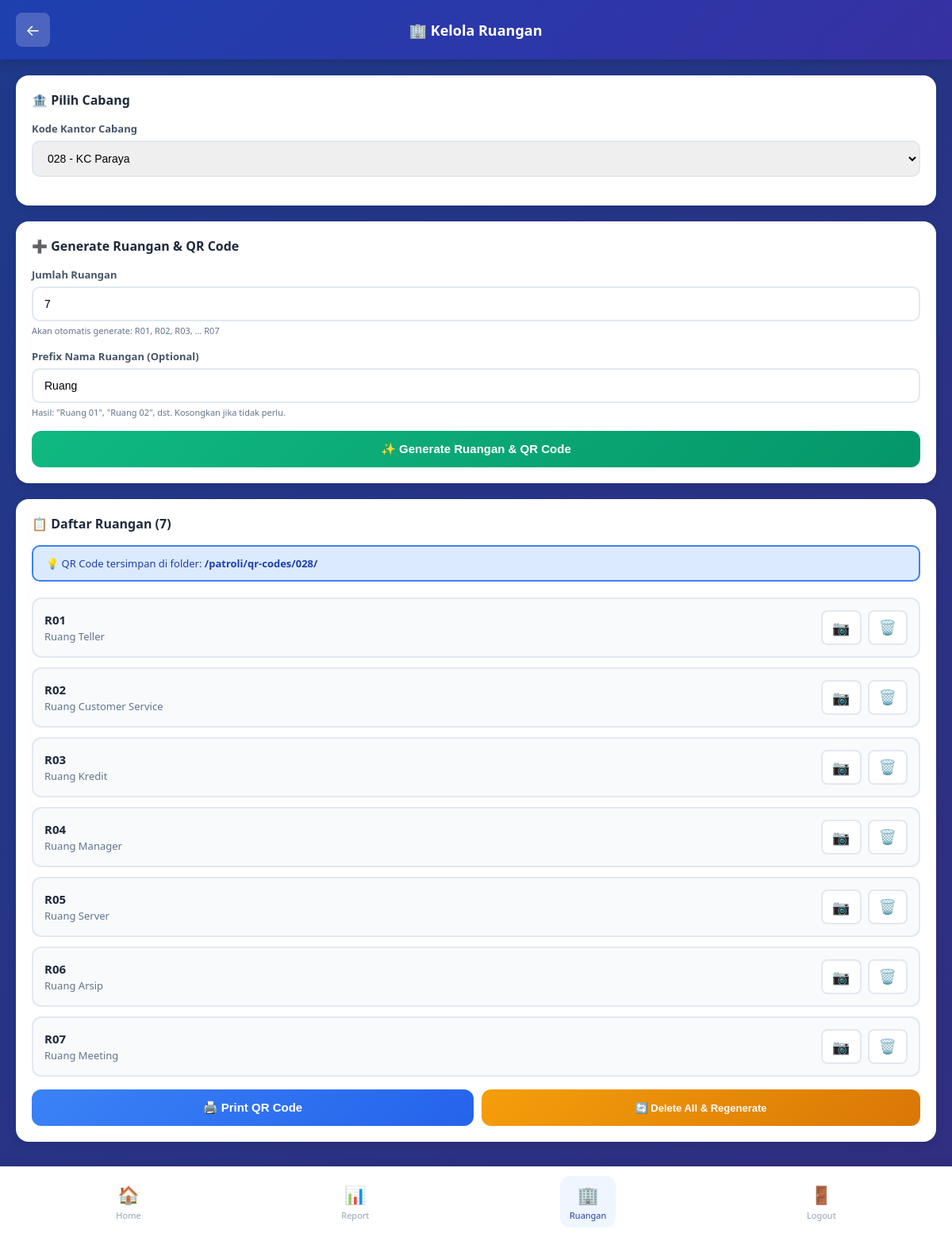
Screenshot of /patroli/ui/patroli_manage_room.php?kode_kantor=028 (signed in) with the database file from the repository.
### tables this page shows
CREATE TABLE IF NOT EXISTS ruangan (
  id INT AUTO_INCREMENT PRIMARY KEY,
  kode_kantor VARCHAR(10) NOT NULL,
  kode_ruangan VARCHAR(20) NOT NULL,
  nama_ruangan VARCHAR(200),
  qr_code_content VARCHAR(100) NOT NULL,
  qr_code_image_path VARCHAR(255),
  is_active TINYINT(1) DEFAULT 1,
  created_by VARCHAR(100),
  created_at DATETIME DEFAULT CURRENT_TIMESTAMP,
  UNIQUE KEY unique_ruangan (kode_kantor, kode_ruangan),
  INDEX idx_kode_kantor (kode_kantor)
);

### patroli/ui/patroli_manage_room.php (the view, shortened to what this page needs)
<?php
require_once '../config_patroli.php';
$cabang_list = [];
$stmt_cabang = $conn_patroli->query("SELECT DISTINCT kode_kantor, nama_kc FROM users_security WHERE role='penjaga' AND is_active=1 ORDER BY kode_kantor");
while ($row = $stmt_cabang->fetch_assoc()) {
    $cabang_list[] = $row;
}
$ruangan_list = [];
$selected_kantor = $_GET['kode_kantor'] ?? '';
if ($selected_kantor) {
    $stmt_ruangan = $conn_patroli->prepare("SELECT * FROM ruangan WHERE kode_kantor=? ORDER BY kode_ruangan");
    $stmt_ruangan->bind_param('s', $selected_kantor);
    $stmt_ruangan->execute();
    $result_ruangan = $stmt_ruangan->get_result();
    while ($row = $result_ruangan->fetch_assoc()) {
        $ruangan_list[] = $row;
    }
}
?>
<!DOCTYPE html>
<html lang="id">
<head>
</head>
<body>
  <div class="header">
    <a href="patroli_home.php" class="back-btn">←</a>
    <div class="header-title">🏢 Kelola Ruangan</div>
  </div>
  <div class="container">
    <div class="card">
      <div class="card-title">🏦 Pilih Cabang</div>
      <form method="GET" action="">
        <div class="form-group">
          <label class="form-label">Kode Kantor Cabang</label>
          <select name="kode_kantor" class="form-control" onchange="this.form.submit()">
            <?php foreach ($cabang_list as $cabang): ?>
              <option value="<?= htmlspecialchars($cabang['kode_kantor']) ?>" <?= $selected_kantor === $cabang['kode_kantor'] ? 'selected' : '' ?>>
                <?= htmlspecialchars($cabang['kode_kantor']) ?> - <?= htmlspecialchars($cabang['nama_kc']) ?>
              </option>
            <?php endforeach; ?>
          </select>
        </div>
      </form>
    </div>
    <?php if ($selected_kantor): ?>
    <div class="card">
      <div class="card-title">➕ Generate Ruangan & QR Code</div>
      <form id="formGenerate" onsubmit="return handleGenerate(event)">
        <div class="form-group">
          <label class="form-label">Jumlah Ruangan</label>
          <input type="number" name="jumlah_ruangan" class="form-control" min="1" max="20" value="7" required>
          <small style="font-size: 11px; color: #64748b; display: block; margin-top: 4px;">
            Akan otomatis generate: R01, R02, R03, ... R07
          </small>
        </div>
        <div class="form-group">
          <label class="form-label">Prefix Nama Ruangan (Optional)</label>
          <input type="text" name="prefix_nama" class="form-control" placeholder="Contoh: Ruang" value="Ruang">
          <small style="font-size: 11px; color: #64748b; display: block; margin-top: 4px;">
            Hasil: "Ruang 01", "Ruang 02", dst. Kosongkan jika tidak perlu.
          </small>
        </div>
        <button type="submit" class="btn btn-success">
          <span>✨ Generate Ruangan & QR Code</span>
        </button>
      </form>
    </div>
    <?php if (!empty($ruangan_list)): ?>
    <div class="card">
      <div class="card-title">📋 Daftar Ruangan (<?= count($ruangan_list) ?>)</div>
      <div class="alert alert-info">
        💡 QR Code tersimpan di folder: <strong>/patroli/qr-codes/<?= htmlspecialchars($selected_kantor) ?>/</strong>
      </div>
      <div class="ruangan-list">
        <?php foreach ($ruangan_list as $ruangan): ?>
        <div class="ruangan-item">
          <div class="ruangan-info">
            <div class="ruangan-code"><?= htmlspecialchars($ruangan['kode_ruangan']) ?></div>
            <div class="ruangan-name"><?= htmlspecialchars($ruangan['nama_ruangan']) ?></div>
          </div>
          <div class="ruangan-actions">
            <a href="../qr-codes/<?= htmlspecialchars($selected_kantor) ?>/<?= htmlspecialchars($ruangan['kode_ruangan']) ?>.png"
               target="_blank" class="btn-icon" title="Lihat QR">📷</a>
            <button onclick="deleteRuangan(<?= $ruangan['id'] ?>, '<?= htmlspecialchars($ruangan['kode_ruangan']) ?>')"
                    class="btn-icon" title="Hapus" style="color: #ef4444;">🗑️</button>
          </div>
        </div>
        <?php endforeach; ?>
      </div>
      <div style="display: flex; gap: 10px; margin-top: 16px;">
        <button onclick="printAllQR()" class="btn btn-primary" style="flex: 1;">
          <span>🖨️ Print QR Code</span>
        </button>
        <button onclick="deleteAllAndRegenerate()" class="btn btn-danger" style="flex: 1; background: linear-gradient(135deg, #f59e0b 0%, #d97706 100%);">
          <span>🔄 Delete All & Regenerate</span>
        </button>
      </div>
    </div>
    <?php endif; ?>
    <?php endif; ?>
  </div>
  <div class="bottom-nav">
    <a href="patroli_home.php" class="nav-item">
      <div class="nav-icon">🏠</div>
      <div>Home</div>
    </a>
    <a href="patroli_report.php" class="nav-item">
      <div class="nav-icon">📊</div>
      <div>Report</div>
    </a>
    <a href="patroli_manage_room.php" class="nav-item active">
      <div class="nav-icon">🏢</div>
      <div>Ruangan</div>
    </a>
    <a href="../../logout.php" class="nav-item" onclick="return confirm('Yakin ingin logout?')">
      <div class="nav-icon">🚪</div>
      <div>Logout</div>
    </a>
  </div>
</body>
</html>

### patroli/ui/patroli_manage_room.php (style rules this page uses)
* { box-sizing: border-box; margin: 0; padding: 0; }
body { font-family: system-ui, -apple-system, sans-serif; background: linear-gradient(135deg, #1e3a8a 0%, #312e81 100%); min-height: 100vh; padding-bottom: 80px; }
.header { background: linear-gradient(135deg, #1e40af 0%, #3730a3 100%); color: #fff; padding: 16px 20px; box-shadow: 0 2px 12px rgba(0,0,0,.2); display: flex; align-items: center; justify-content: space-between; }
.back-btn { background: rgba(255,255,255,.2); color: #fff; border: none; padding: 8px 12px; border-radius: 8px; font-size: 20px; cursor: pointer; text-decoration: none; }
.header-title { font-size: 18px; font-weight: 700; flex: 1; text-align: center; margin: 0 12px; }
.container { padding: 20px; }
.card { background: #fff; border-radius: 16px; padding: 20px; margin-bottom: 20px; box-shadow: 0 4px 12px rgba(0,0,0,.1); }
.card-title { font-size: 16px; font-weight: 700; color: #1e293b; margin-bottom: 16px; display: flex; align-items: center; gap: 8px; }
.form-group { margin-bottom: 16px; }
.form-label { display: block; font-size: 13px; font-weight: 600; color: #475569; margin-bottom: 6px; }
.form-control { width: 100%; padding: 12px 14px; border: 2px solid #e2e8f0; border-radius: 10px; font-size: 14px; transition: all .3s; }
.btn { width: 100%; padding: 14px; border: none; border-radius: 12px; font-size: 15px; font-weight: 600; cursor: pointer; transition: all .3s; display: flex; align-items: center; justify-content: center; gap: 8px; }
.btn-primary { background: linear-gradient(135deg, #3b82f6 0%, #2563eb 100%); color: #fff; }
.btn-success { background: linear-gradient(135deg, #10b981 0%, #059669 100%); color: #fff; }
.btn-danger { background: linear-gradient(135deg, #ef4444 0%, #dc2626 100%); color: #fff; padding: 8px 12px; font-size: 13px; width: auto; }
.ruangan-list { margin-top: 20px; }
.ruangan-item { background: #f8fafc; border: 2px solid #e2e8f0; border-radius: 12px; padding: 14px; margin-bottom: 12px; display: flex; align-items: center; justify-content: space-between; }
.ruangan-info { flex: 1; }
.ruangan-code { font-size: 15px; font-weight: 700; color: #1e293b; }
.ruangan-name { font-size: 13px; color: #64748b; margin-top: 2px; }
.ruangan-actions { display: flex; gap: 8px; }
.btn-icon { background: #fff; border: 2px solid #e2e8f0; padding: 8px 12px; border-radius: 8px; font-size: 18px; cursor: pointer; text-decoration: none; color: #475569; }
.alert { padding: 12px 16px; border-radius: 10px; margin-bottom: 16px; font-size: 13px; }
.alert-info { background: #dbeafe; color: #1e40af; border: 2px solid #3b82f6; }
.bottom-nav { position: fixed; bottom: 0; left: 0; width: 100%; background: #fff; box-shadow: 0 -2px 12px rgba(0,0,0,.1); padding: 12px 20px; display: flex; justify-content: space-around; }
.nav-item { display: flex; flex-direction: column; align-items: center; text-decoration: none; color: #94a3b8; font-size: 11px; padding: 8px 12px; border-radius: 12px; }
.nav-item.active { color: #1e40af; background: #eff6ff; }
.nav-icon { font-size: 22px; margin-bottom: 4px; }

### rows the page displays
ruangan: kode_ruangan "R01", nama_ruangan "Ruang Teller"
ruangan: kode_ruangan "R02", nama_ruangan "Ruang Customer Service"
ruangan: kode_ruangan "R03", nama_ruangan "Ruang Kredit"
ruangan: kode_ruangan "R04", nama_ruangan "Ruang Manager"
ruangan: kode_ruangan "R05", nama_ruangan "Ruang Server"
ruangan: kode_ruangan "R06", nama_ruangan "Ruang Arsip"
ruangan: kode_ruangan "R07", nama_ruangan "Ruang Meeting"

### other values shown
count($ruangan_list) "7"
$selected_kantor "028"
form field kode_kantor "028 - KC Paraya"
